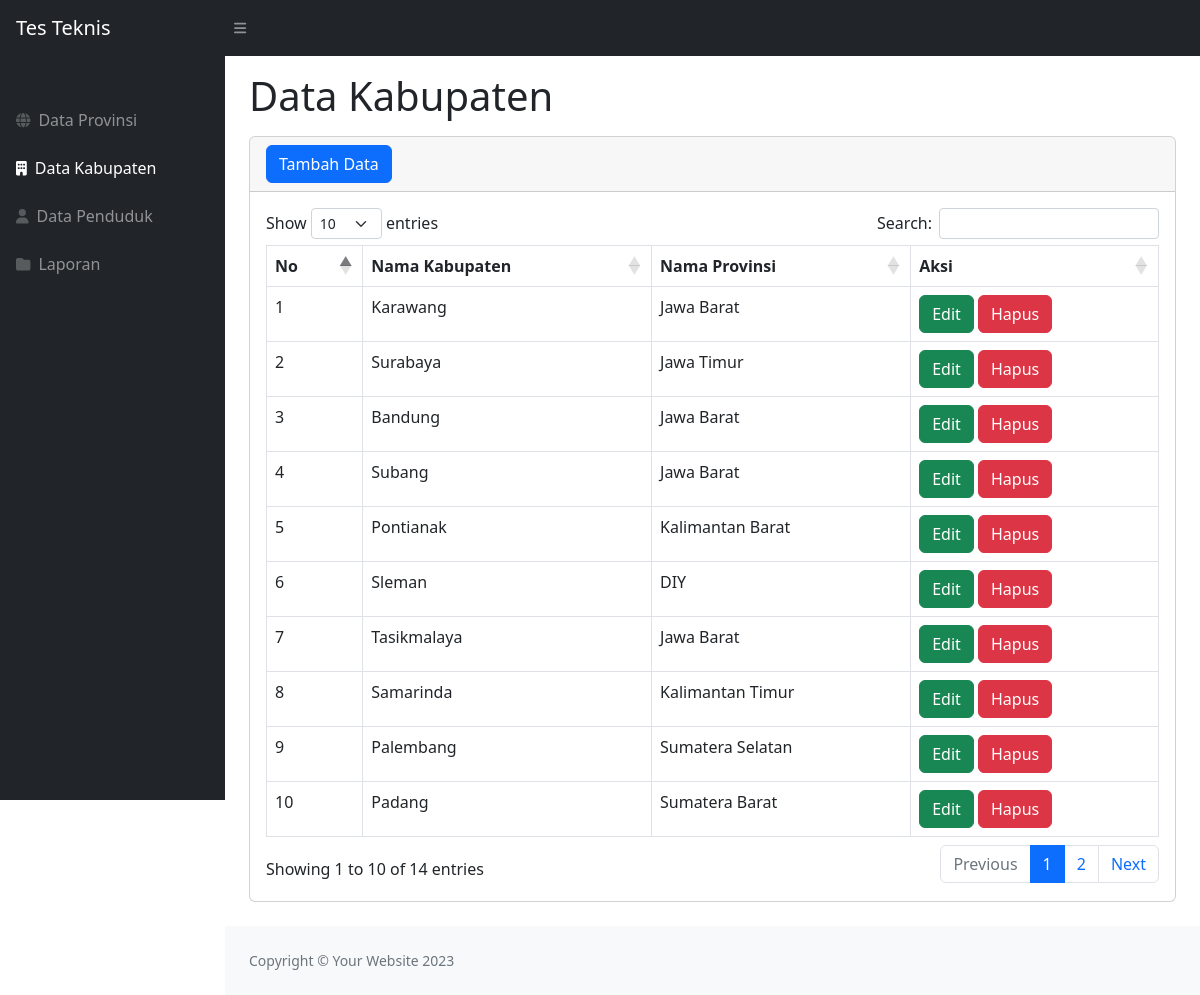
/pages/data-kabupaten/index.php, run on the app's committed database.
### tables this page shows
CREATE TABLE `kabupaten` (
  `id_kabupaten` int NOT NULL,
  `nama_kabupaten` varchar(255) NOT NULL,
  `id_provinsi` int DEFAULT NULL
);

CREATE TABLE `provinsi` (
  `id_provinsi` int NOT NULL,
  `nama_provinsi` varchar(255) NOT NULL
);

### pages/data-kabupaten/index.php (the view, shortened to what this page needs)
<?php
include('../../config/connection.php');
?>
<!DOCTYPE html>
<html lang="en">
    <head>
        <link rel="stylesheet" href="https://cdn.datatables.net/1.12.1/css/dataTables.bootstrap5.min.css">
        <link href="../../css/styles.css" rel="stylesheet" />
    </head>
    <body class="sb-nav-fixed">
        <nav class="sb-topnav navbar navbar-expand navbar-dark bg-dark">
            <a class="navbar-brand ps-3" href="#">Tes Teknis</a>
            <button class="btn btn-link btn-sm order-1 order-lg-0 me-4 me-lg-0" id="sidebarToggle" href="#!"><i class="fas fa-bars"></i></button>
        </nav>
        <div id="layoutSidenav">
            <div id="layoutSidenav_nav">
                <nav class="sb-sidenav accordion sb-sidenav-dark" id="sidenavAccordion">
                    <div class="sb-sidenav-menu">
                        <div class="nav">
                            <div class="sb-sidenav-menu-heading"></div>
                            <a class="nav-link" href="../data-provinsi/index"> <div class="sb-nav-link-icon"><i class="fas fa-globe"></i></div> Data Provinsi</a>
                            <a class="nav-link active" href="index">
                                <div class="sb-nav-link-icon"><i class="fas fa-building"></i></i></div>
                                Data Kabupaten
                            </a>
                            <a class="nav-link" href="../data-penduduk/index">
                                <div class="sb-nav-link-icon"><i class="fas fa-user"></i></div>
                                Data Penduduk
                            </a>
                            <a class="nav-link" href="../laporan/index">
                                <div class="sb-nav-link-icon"><i class="fas fa-folder"></i></div>
                                Laporan
                            </a>
                        </div>
                    </div>
                </nav>
            </div>
            <div id="layoutSidenav_content">
                <main>
                    <div class="container-fluid px-4">
                        <h1 class="mt-3 mb-3">Data Kabupaten</h1>
                        <div class="card mb-4">
                            <div class="card-header">
                            <a href="tambah"><button type="button" class="btn btn-primary">Tambah Data</button></a>
                            </div>
                            <div class="card-body">
                                <table id="dataTable" class="table table-bordered" width="100%" cellspacing="0">
                                    <thead>
                                        <tr>
                                            <th>No</th>
                                            <th>Nama Kabupaten</th>
                                            <th>Nama Provinsi</th>
                                            <th>Aksi</th>
                                        </tr>
                                    </thead>
                                    <tbody>
                                        <?php
                                            $getkabupaten = mysqli_query($conn, "select kabupaten.id_kabupaten, kabupaten.nama_kabupaten, kabupaten.id_provinsi, provinsi.id_provinsi, provinsi.nama_provinsi from kabupaten, provinsi where kabupaten.id_provinsi = provinsi.id_provinsi ");
                                            $i = 1;
                                            while ($data = mysqli_fetch_array($getkabupaten)) {
                                            ?>
                                                    <tr>
                                                        <td><?php echo $i++; ?></td>
                                                        <td><?php echo $data['nama_kabupaten'] ?></td>
                                                        <td><?php echo $data['nama_provinsi'] ?></td>
                                                        <td>
                                                        <a href="edit?id=<?php echo $data['id_kabupaten']; ?>"><button type="button" class="btn btn-success">Edit</button></a>
                                                        <a href="hapus?id=<?php echo $data['id_kabupaten']; ?>" onclick="return confirm('Apakah Anda yakin akan menghapus data ini?')"><button type="button" class="btn btn-danger">Hapus</button></a>
                                                        </td>
                                                    </tr>
                                        <?php } ?>
                                    </tbody>
                                </table>
                            </div>
                        </div>
                    </div>
                </main>
                <footer class="py-4 bg-light mt-auto">
                    <div class="container-fluid px-4">
                        <div class="d-flex align-items-center justify-content-between small">
                            <div class="text-muted">Copyright &copy; Your Website 2023</div>
                        </div>
                    </div>
                </footer>
            </div>
        </div>
    </body>
</html>

### data on the page
kabupaten: nama_kabupaten "Karawang", id_provinsi.nama_provinsi "Jawa Barat"
kabupaten: nama_kabupaten "Surabaya", id_provinsi.nama_provinsi "Jawa Timur"
kabupaten: nama_kabupaten "Bandung", id_provinsi.nama_provinsi "Jawa Barat"
kabupaten: nama_kabupaten "Subang", id_provinsi.nama_provinsi "Jawa Barat"
kabupaten: nama_kabupaten "Pontianak", id_provinsi.nama_provinsi "Kalimantan Barat"
kabupaten: nama_kabupaten "Sleman", id_provinsi.nama_provinsi "DIY"
kabupaten: nama_kabupaten "Tasikmalaya", id_provinsi.nama_provinsi "Jawa Barat"
kabupaten: nama_kabupaten "Samarinda", id_provinsi.nama_provinsi "Kalimantan Timur"
kabupaten: nama_kabupaten "Palembang", id_provinsi.nama_provinsi "Sumatera Selatan"
kabupaten: nama_kabupaten "Padang", id_provinsi.nama_provinsi "Sumatera Barat"
